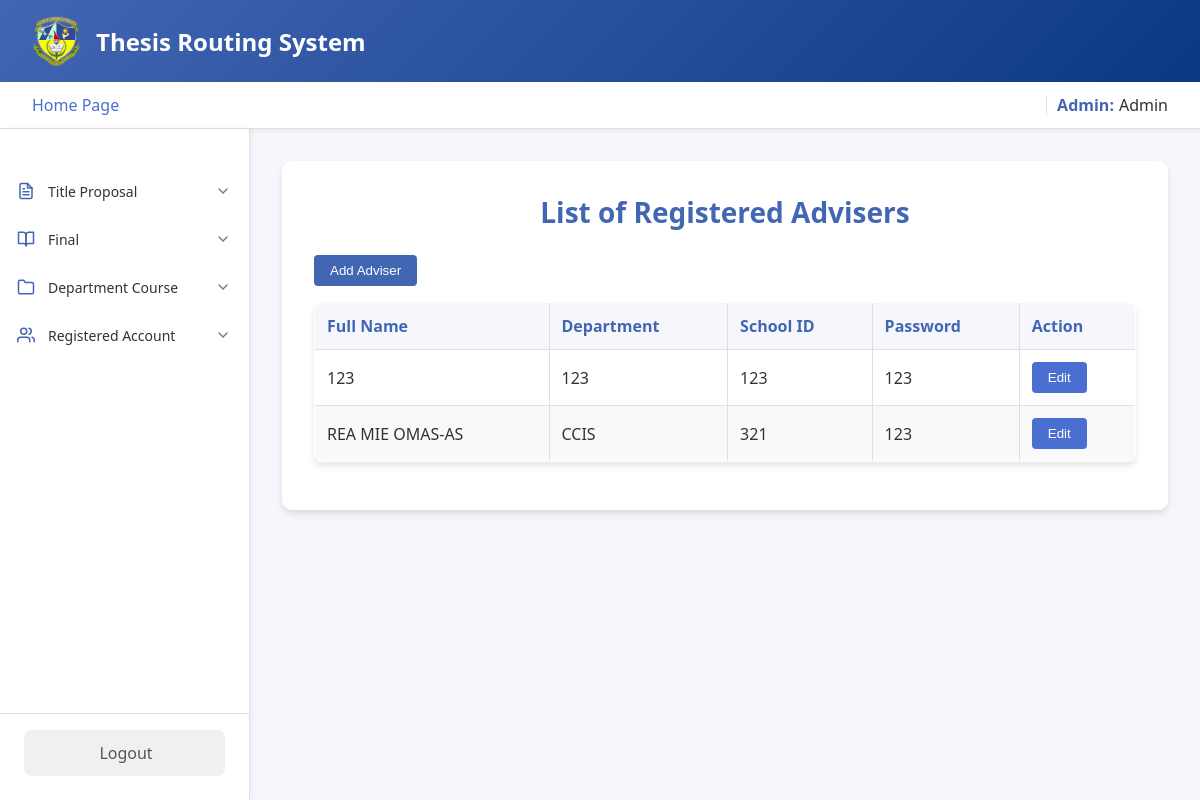
The page /admin/homepage/registeredAccount/adviser_register.php (signed in) on the database as committed earlier.
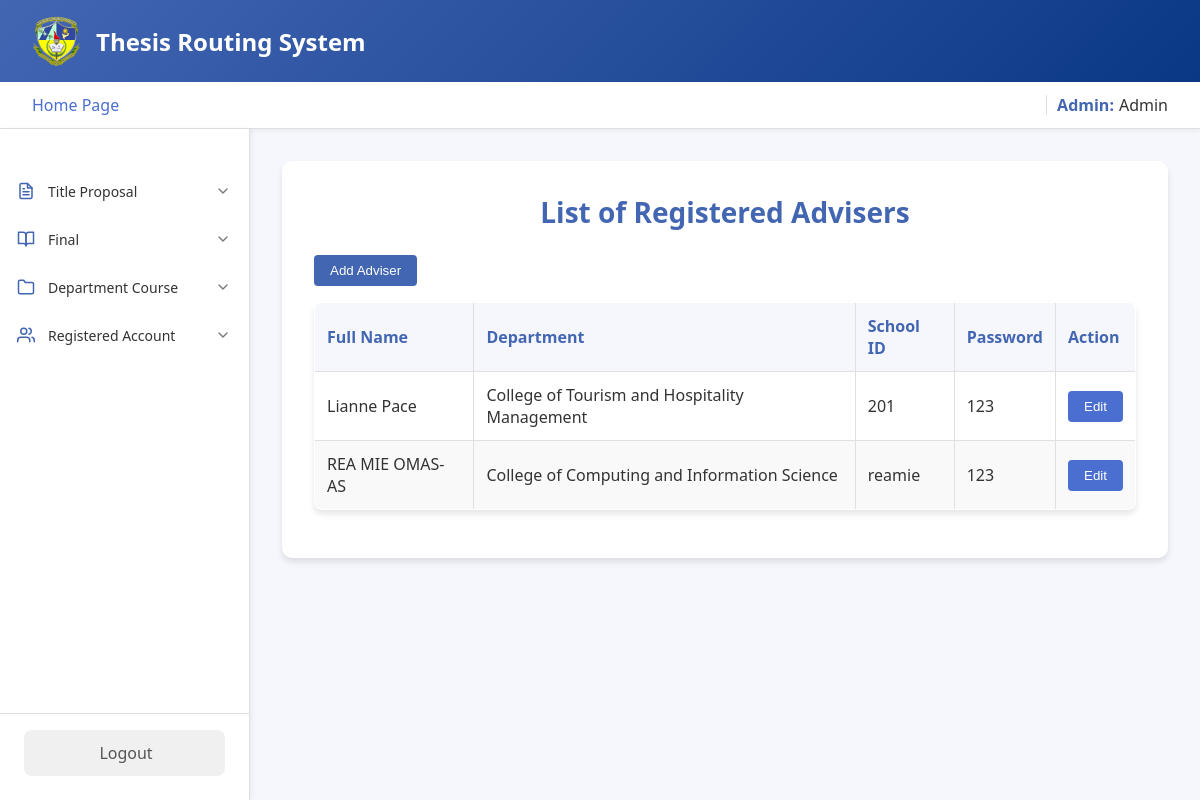
The same page on the database as committed later.
### tables this page shows
CREATE TABLE `adviser` (
  `adviser_id` int(11) NOT NULL,
  `school_id` varchar(255) NOT NULL,
  `password` varchar(255) NOT NULL,
  `fullname` varchar(255) NOT NULL,
  `department` varchar(255) NOT NULL
);

### admin/homepage/registeredAccount/adviser_register.php (the view, shortened to what the changed rows need)
<?php
include '../../../connection.php';
$sql = "SELECT fullname, department, school_id, password FROM adviser ORDER BY fullname ASC";
$result = $conn->query($sql);
?>
<!DOCTYPE html>
<html lang="en">
<head>
</head>
<body>
    <div class="container">
        <div class="main-content">
            <div class="content">
                <div class="form-container">
                    <h1>List of Registered Advisers</h1>
                    <?php if ($result->num_rows > 0): ?>
                        <table border="1" cellpadding="10" cellspacing="0">
                            <thead>
                                <tr>
                                    <th>Full Name</th>
                                    <th>Department</th>
                                    <th>School ID</th>
                                    <th>Password</th>
                                    <th>Action</th>
                                </tr>
                            </thead>
                            <tbody>
                                <?php while ($row = $result->fetch_assoc()): ?>
                                    <tr id="row_<?= $row['school_id'] ?>">
                                        <form action="update_adviser_inline.php" method="POST"
                                            id="form_<?= $row['school_id'] ?>">
                                            <td>
                                                <span
                                                    id="fullname_text_<?= $row['school_id'] ?>"><?= htmlspecialchars($row['fullname']) ?></span>
                                            </td>
                                            <td>
                                                <span
                                                    id="department_text_<?= $row['school_id'] ?>"><?= htmlspecialchars($row['department']) ?></span>
                                            </td>
                                            <td>
                                                <?= htmlspecialchars($row['school_id']) ?>
                                            </td>
                                            <td>
                                                <span
                                                    id="password_text_<?= $row['school_id'] ?>"><?= htmlspecialchars($row['password']) ?></span>
                                            </td>
                                            <td>
                                                <button type="button" onclick="enableEdit('<?= $row['school_id'] ?>')"
                                                    id="edit_btn_<?= $row['school_id'] ?>">Edit</button>
                                            </td>
                                        </form>
                                    </tr>
                                <?php endwhile; ?>
                            </tbody>
                        </table>
                    <?php else: ?>
                        <p>No advisers have been registered yet.</p>
                    <?php endif; ?>
                </div>
            </div>
        </div>
    </div>
</body>
</html>

Rows that differ between the two databases and show on the page:
removed adviser: fullname "123", department "123", school "123", password "123"
added adviser: fullname "Lianne Pace", department "College of Tourism and Hospitality Management", school "201", password "123"
changed adviser "REA MIE OMAS-AS": department "CCIS" → "College of Computing and Information Science"; school "321" → "reamie"
